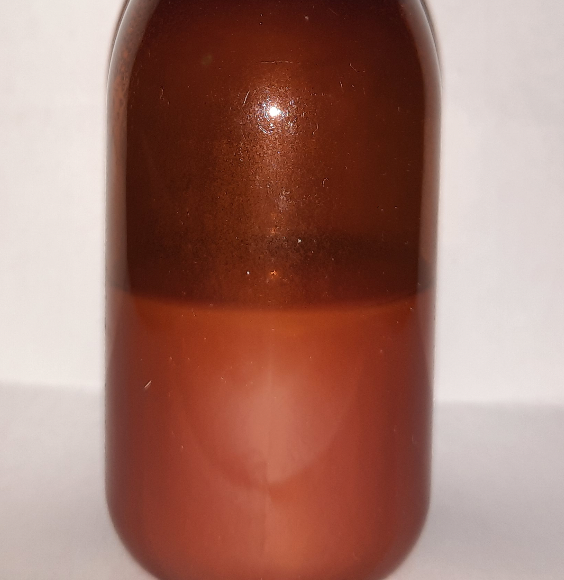
#> input picture liquid_level_detector/thres_example/proris_wthflash.png, 564 x 580 px
$ python 'Otsu'"'"'s Binarization.py'
#> lines starting #> are read from the running program, lines starting #| are printed output that depends on the picture; after the words box and inside, x2 and y2 are one past the last pixel; in counts of white or black regions, pixels touching at a corner belong together
import cv2
import cv2 as cv
import numpy as np
from matplotlib import pyplot as plt
img = cv.imread('proris_wthflash.png',0)
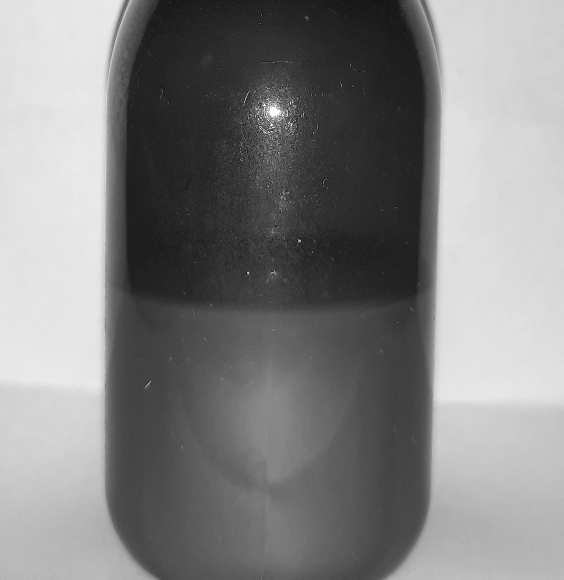
#> img: shape (580, 564); min 17, max 255, mean 130.3
# global thresholding
ret1,th1 = cv.threshold(img,127,255,cv.THRESH_BINARY)
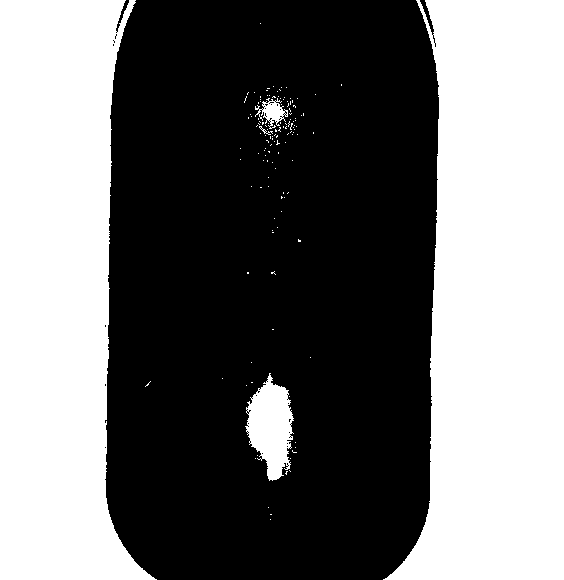
#> th1: shape (580, 564); 44.8% white; 134 white regions (129 under 20 px), largest, box (x1, y1, x2, y2) and area: (383, 0, 564, 580) 77270, (0, 0, 157, 580) 65325, (245, 373, 294, 481) 3233, (255, 98, 288, 129) 451, (259, 126, 273, 135) 32
# Otsu's thresholding
ret2,th2 = cv.threshold(img,0,255,cv.THRESH_BINARY+cv.THRESH_OTSU)
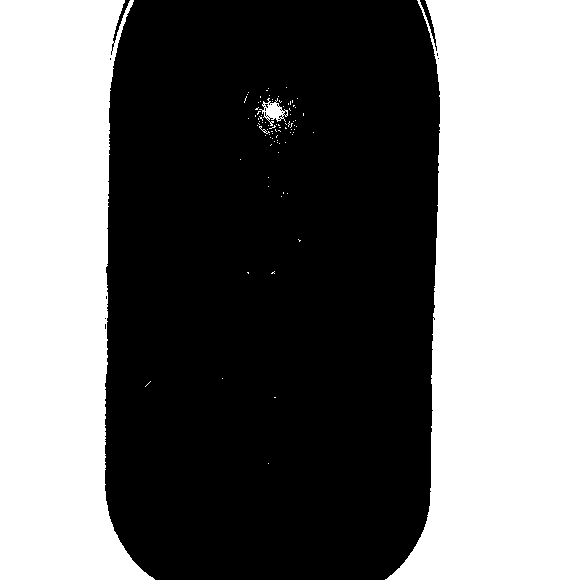
#> th2: shape (580, 564); 43.3% white; 89 white regions (85 under 20 px), largest, box (x1, y1, x2, y2) and area: (385, 0, 564, 580) 76680, (0, 0, 155, 580) 64479, (259, 98, 288, 126) 331, (259, 126, 270, 134) 21
#> ret2 = 139
# Otsu's thresholding after Gaussian filtering
blur = cv.GaussianBlur(img,(3,3),2)
ret3,th3 = cv.threshold(blur,0,255,cv.THRESH_BINARY+cv.THRESH_OTSU)
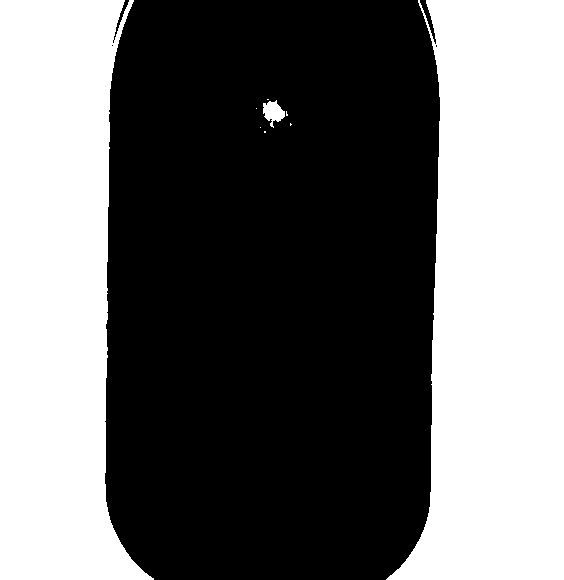
#> th3: shape (580, 564); 43.3% white; 9 white regions (6 under 20 px), largest, box (x1, y1, x2, y2) and area: (386, 0, 564, 580) 76714, (0, 0, 154, 580) 64581, (263, 100, 285, 128) 351
#> ret3 = 139


# plot all the images and their histograms
images = [img, 0, th1,
          img, 0, th2,
          blur, 0, th3]
titles = ['Original Noisy Image','Histogram','Global Thresholding (v=127)',
          'Original Noisy Image','Histogram',"Otsu's Thresholding",
          'Gaussian filtered Image','Histogram',"Otsu's Thresholding"]
for i in range(3):
    plt.subplot(3,3,i*3+1),plt.imshow(images[i*3],'gray')
    plt.title(titles[i*3]), plt.xticks([]), plt.yticks([])
    plt.subplot(3,3,i*3+2),plt.hist(images[i*3].ravel(),256)
    plt.title(titles[i*3+1]), plt.xticks([]), plt.yticks([])
    plt.subplot(3,3,i*3+3),plt.imshow(images[i*3+2],'gray')
    plt.title(titles[i*3+2]), plt.xticks([]), plt.yticks([])
plt.show()
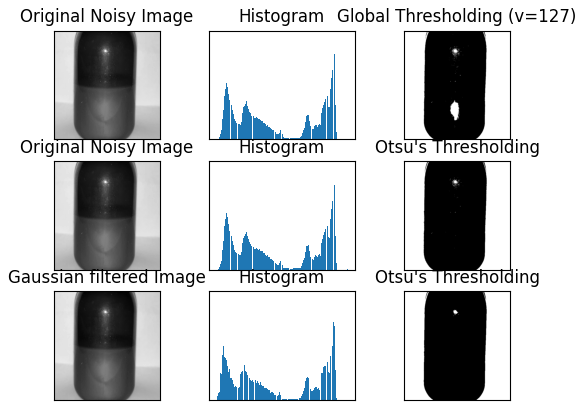
#> figure drawn by matplotlib, 9 panels
